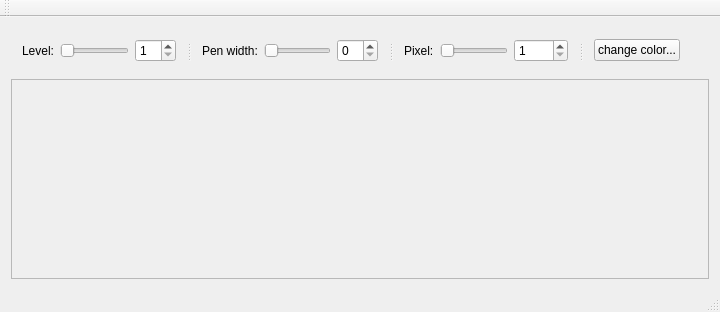
<?xml version="1.0" encoding="UTF-8"?>
<ui version="4.0">
 <class>MainWindow</class>
 <widget class="QMainWindow" name="MainWindow">
  <property name="geometry">
   <rect>
    <x>0</x>
    <y>0</y>
    <width>720</width>
    <height>307</height>
   </rect>
  </property>
  <property name="windowTitle">
   <string>MainWindow</string>
  </property>
  <widget class="QWidget" name="centralWidget">
   <layout class="QVBoxLayout" name="verticalLayout">
    <item>
     <widget class="QSplitter" name="splitter">
      <property name="sizePolicy">
       <sizepolicy hsizetype="Expanding" vsizetype="Fixed">
        <horstretch>0</horstretch>
        <verstretch>0</verstretch>
       </sizepolicy>
      </property>
      <property name="orientation">
       <enum>Qt::Horizontal</enum>
      </property>
      <widget class="QWidget" name="layoutWidget">
       <layout class="QHBoxLayout" name="horizontalLayout">
        <item>
         <widget class="QLabel" name="levelLabel">
          <property name="text">
           <string>Level:</string>
          </property>
         </widget>
        </item>
        <item>
         <widget class="QSlider" name="levelHorizontalSlider">
          <property name="minimum">
           <number>1</number>
          </property>
          <property name="maximum">
           <number>10</number>
          </property>
          <property name="orientation">
           <enum>Qt::Horizontal</enum>
          </property>
         </widget>
        </item>
        <item>
         <widget class="QSpinBox" name="levelSpinBox">
          <property name="minimum">
           <number>1</number>
          </property>
          <property name="maximum">
           <number>10</number>
          </property>
         </widget>
        </item>
       </layout>
      </widget>
      <widget class="QWidget" name="layoutWidget1">
       <layout class="QHBoxLayout" name="horizontalLayout_3">
        <item>
         <widget class="QLabel" name="penWidthLabel">
          <property name="text">
           <string>Pen width:</string>
          </property>
         </widget>
        </item>
        <item>
         <widget class="QSlider" name="penWidthHorizontalSlider">
          <property name="enabled">
           <bool>true</bool>
          </property>
          <property name="orientation">
           <enum>Qt::Horizontal</enum>
          </property>
         </widget>
        </item>
        <item>
         <widget class="QSpinBox" name="penWidthSpinBox">
          <property name="enabled">
           <bool>true</bool>
          </property>
         </widget>
        </item>
       </layout>
      </widget>
      <widget class="QWidget" name="layoutWidget2">
       <layout class="QHBoxLayout" name="horizontalLayout_2">
        <item>
         <widget class="QLabel" name="PixelLabel">
          <property name="text">
           <string>Pixel:</string>
          </property>
         </widget>
        </item>
        <item>
         <widget class="QSlider" name="PixelHorizontalSlider">
          <property name="enabled">
           <bool>true</bool>
          </property>
          <property name="minimum">
           <number>1</number>
          </property>
          <property name="maximum">
           <number>2000</number>
          </property>
          <property name="orientation">
           <enum>Qt::Horizontal</enum>
          </property>
         </widget>
        </item>
        <item>
         <widget class="QSpinBox" name="pixelSpinBox">
          <property name="enabled">
           <bool>true</bool>
          </property>
          <property name="minimum">
           <number>1</number>
          </property>
          <property name="maximum">
           <number>2000</number>
          </property>
         </widget>
        </item>
       </layout>
      </widget>
      <widget class="QWidget" name="layoutWidget3">
       <layout class="QHBoxLayout" name="horizontalLayout_4">
        <property name="spacing">
         <number>6</number>
        </property>
        <item>
         <widget class="QPushButton" name="changeColorPushButton">
          <property name="sizePolicy">
           <sizepolicy hsizetype="Minimum" vsizetype="Fixed">
            <horstretch>0</horstretch>
            <verstretch>0</verstretch>
           </sizepolicy>
          </property>
          <property name="minimumSize">
           <size>
            <width>0</width>
            <height>0</height>
           </size>
          </property>
          <property name="text">
           <string>change color...</string>
          </property>
         </widget>
        </item>
        <item>
         <widget class="QWidget" name="colorwidget" native="true">
          <property name="sizePolicy">
           <sizepolicy hsizetype="Fixed" vsizetype="Preferred">
            <horstretch>0</horstretch>
            <verstretch>0</verstretch>
           </sizepolicy>
          </property>
          <property name="minimumSize">
           <size>
            <width>12</width>
            <height>0</height>
           </size>
          </property>
          <property name="autoFillBackground">
           <bool>true</bool>
          </property>
         </widget>
        </item>
       </layout>
      </widget>
     </widget>
    </item>
    <item>
     <widget class="CanvasFrame" name="fractalFrame">
      <property name="sizePolicy">
       <sizepolicy hsizetype="Minimum" vsizetype="Preferred">
        <horstretch>0</horstretch>
        <verstretch>0</verstretch>
       </sizepolicy>
      </property>
      <property name="minimumSize">
       <size>
        <width>0</width>
        <height>200</height>
       </size>
      </property>
      <property name="frameShape">
       <enum>QFrame::StyledPanel</enum>
      </property>
      <property name="frameShadow">
       <enum>QFrame::Raised</enum>
      </property>
     </widget>
    </item>
   </layout>
  </widget>
  <widget class="QMenuBar" name="menuBar">
   <property name="geometry">
    <rect>
     <x>0</x>
     <y>0</y>
     <width>720</width>
     <height>19</height>
    </rect>
   </property>
  </widget>
  <widget class="QToolBar" name="mainToolBar">
   <attribute name="toolBarArea">
    <enum>TopToolBarArea</enum>
   </attribute>
   <attribute name="toolBarBreak">
    <bool>false</bool>
   </attribute>
  </widget>
  <widget class="QStatusBar" name="statusBar"/>
 </widget>
 <layoutdefault spacing="6" margin="11"/>
 <customwidgets>
  <customwidget>
   <class>CanvasFrame</class>
   <extends>QFrame</extends>
   <header location="global">canvasframe.h</header>
   <container>1</container>
  </customwidget>
 </customwidgets>
 <resources/>
 <connections>
  <connection>
   <sender>levelHorizontalSlider</sender>
   <signal>valueChanged(int)</signal>
   <receiver>levelSpinBox</receiver>
   <slot>setValue(int)</slot>
   <hints>
    <hint type="sourcelabel">
     <x>95</x>
     <y>54</y>
    </hint>
    <hint type="destinationlabel">
     <x>169</x>
     <y>54</y>
    </hint>
   </hints>
  </connection>
  <connection>
   <sender>levelSpinBox</sender>
   <signal>valueChanged(int)</signal>
   <receiver>levelHorizontalSlider</receiver>
   <slot>setValue(int)</slot>
   <hints>
    <hint type="sourcelabel">
     <x>163</x>
     <y>66</y>
    </hint>
    <hint type="destinationlabel">
     <x>102</x>
     <y>62</y>
    </hint>
   </hints>
  </connection>
  <connection>
   <sender>penWidthHorizontalSlider</sender>
   <signal>valueChanged(int)</signal>
   <receiver>penWidthSpinBox</receiver>
   <slot>setValue(int)</slot>
   <hints>
    <hint type="sourcelabel">
     <x>297</x>
     <y>55</y>
    </hint>
    <hint type="destinationlabel">
     <x>371</x>
     <y>56</y>
    </hint>
   </hints>
  </connection>
  <connection>
   <sender>penWidthSpinBox</sender>
   <signal>valueChanged(int)</signal>
   <receiver>penWidthHorizontalSlider</receiver>
   <slot>setValue(int)</slot>
   <hints>
    <hint type="sourcelabel">
     <x>382</x>
     <y>66</y>
    </hint>
    <hint type="destinationlabel">
     <x>319</x>
     <y>59</y>
    </hint>
   </hints>
  </connection>
  <connection>
   <sender>PixelHorizontalSlider</sender>
   <signal>valueChanged(int)</signal>
   <receiver>pixelSpinBox</receiver>
   <slot>setValue(int)</slot>
   <hints>
    <hint type="sourcelabel">
     <x>498</x>
     <y>58</y>
    </hint>
    <hint type="destinationlabel">
     <x>547</x>
     <y>63</y>
    </hint>
   </hints>
  </connection>
  <connection>
   <sender>pixelSpinBox</sender>
   <signal>valueChanged(int)</signal>
   <receiver>PixelHorizontalSlider</receiver>
   <slot>setValue(int)</slot>
   <hints>
    <hint type="sourcelabel">
     <x>558</x>
     <y>53</y>
    </hint>
    <hint type="destinationlabel">
     <x>495</x>
     <y>56</y>
    </hint>
   </hints>
  </connection>
 </connections>
</ui>
